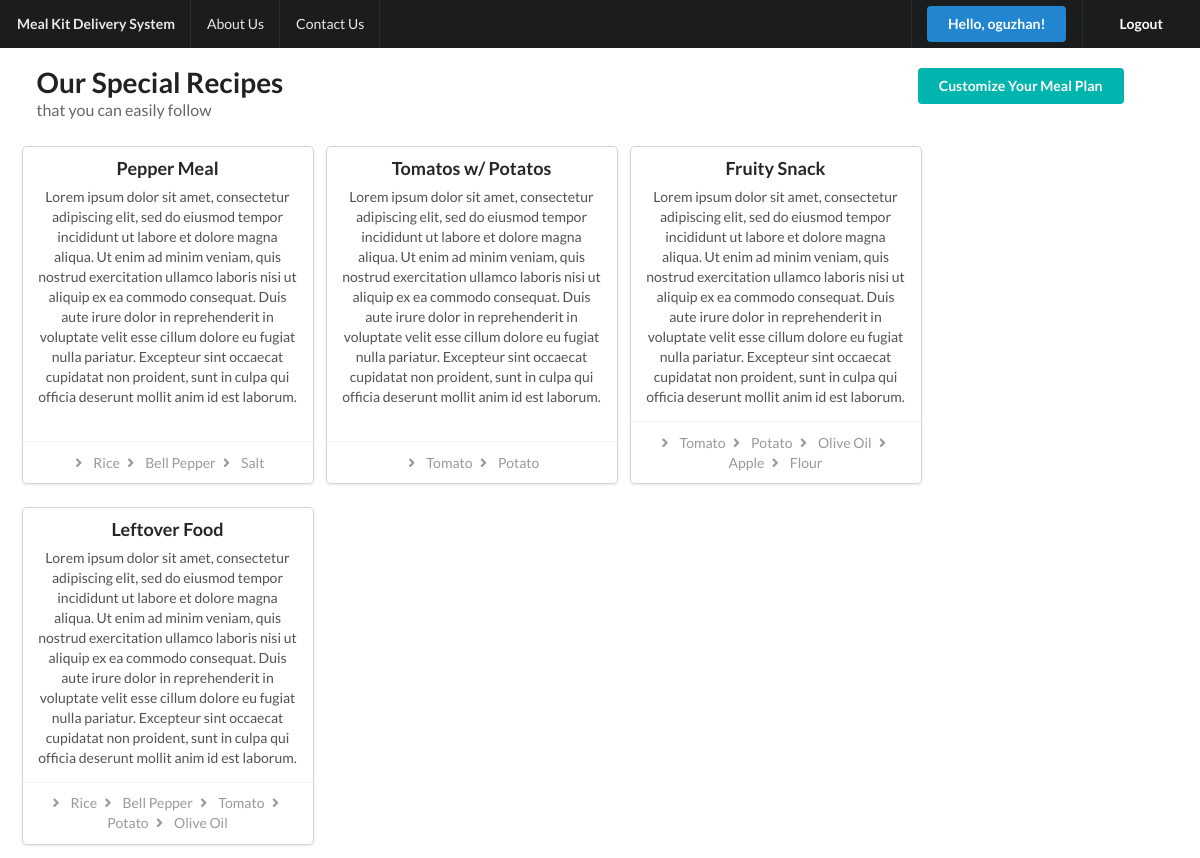
The app's page /recipe/ (signed in) with its own data.
### core/models.py (models this page shows, shortened)
class MyUser(AbstractUser):
    recipes = models.ManyToManyField('Recipe')

class Recipe(models.Model):
    name = models.CharField(max_length=200)
    ingredients = models.ManyToManyField(Ingredient)
    text = models.CharField(max_length=2000)

class Ingredient(models.Model):
    name = models.CharField(max_length=200)

### core/views.py (the view)
# urls.py: path('recipe/', RecipeListView.as_view(), name="recipeList"),
class RecipeListView(ListView):
    model = Recipe

### core/templates/core/recipe_list.html
{% extends "core/base.html" %}
{% block content %}
<div class="row">
    <div class="twelve wide column">
        <h1 class="ui header">Our Special Recipes
            <div class="sub header">that you can easily follow</div>
        </h1>
    </div>
    <div class="four wide column">
        <a href="/recipe/select/" class="ui teal right floated flat button" style="margin-right: 40px;">Customize Your Meal Plan</a>
    </div>
</div>
<div class="row">
    <div class="ui cards">
        {% for recipe in recipe_list %}
        <div class="ui card">
            <div class="content">
                <div class="header">{{recipe.name}}</div>
                <div class="description">
                    <p>{{recipe.text}}</p>
                </div>
            </div>
            <div class="extra content">
                {% for ingredient in recipe.ingredients.all %}
                <i class="angle right icon"></i>
                {{ingredient.name}}
                {% endfor %}
            </div>
        </div>
        {% endfor %}
    </div>
</div>
{% endblock %}

### core/templates/core/base.html (shortened to what this page needs)
{% load static %}
<!DOCTYPE html>
<html lang="tr">
<head>
  <link rel="stylesheet" href="{%static 'card.css'%}" />
  <link rel="stylesheet" href="https://cdnjs.cloudflare.com/ajax/libs/semantic-ui/2.2.13/semantic.min.css" />
</head>
<body>
  <div class="ui fixed inverted  menu">
    <div class="container">
      <a class="item" href="/"><b>Meal Kit Delivery System</b></a>
      <a class="item" href="/">About Us</a>
      <a class="item" href="/">Contact Us</a>
    </div>
    <div class="right menu">
      {% if user.is_authenticated %}
      <a href="{% url 'recipeList' %}" class="item" href="#">
        <div class="ui primary button">Hello, {{ user.username }}!</div>
      </a>
      <a class="item" href="{% url 'logout' %}">
        <div class="ui secondary button">Logout</div>
      </a>
      {% endif %}
    </div>
  </div>
  <div class="ui centered container grid" style="margin-top: 15px; margin-left: 1%; margin-right: 1%;">
    {% block content %}{% endblock %}
  </div>
</body>
</html>

### core/templates/core/base.html (style rules this page uses)
html, body { margin: 0px; padding: 0px; }
*, *:after, *:before { -webkit-box-sizing: border-box; -moz-box-sizing: border-box; box-sizing: border-box; }

### records on screen
MyUser: username "oguzhan"
Recipe: name "Pepper Meal", text "Lorem ipsum dolor sit amet, consectetur adipiscing elit, sed do eiusmod tempor incididunt ut labore et dolore magna aliqua. Ut enim ad minim veniam, quis nostrud exercitation ullamco laboris nisi ut aliquip ex ea commodo consequat. Duis aute irure dolor in reprehenderit in voluptate velit esse cillum dolore eu fugiat nulla pariatur. Excepteur sint occaecat cupidatat non proident, sunt in culpa qui officia deserunt mollit anim id est laborum."
Ingredient: name "Rice"
Ingredient: name "Bell Pepper"
Ingredient: name "Salt"
Recipe: name "Tomatos w/ Potatos", text "Lorem ipsum dolor sit amet, consectetur adipiscing elit, sed do eiusmod tempor incididunt ut labore et dolore magna aliqua. Ut enim ad minim veniam, quis nostrud exercitation ullamco laboris nisi ut aliquip ex ea commodo consequat. Duis aute irure dolor in reprehenderit in voluptate velit esse cillum dolore eu fugiat nulla pariatur. Excepteur sint occaecat cupidatat non proident, sunt in culpa qui officia deserunt mollit anim id est laborum."
Ingredient: name "Tomato"
Ingredient: name "Potato"
Recipe: name "Fruity Snack", text "Lorem ipsum dolor sit amet, consectetur adipiscing elit, sed do eiusmod tempor incididunt ut labore et dolore magna aliqua. Ut enim ad minim veniam, quis nostrud exercitation ullamco laboris nisi ut aliquip ex ea commodo consequat. Duis aute irure dolor in reprehenderit in voluptate velit esse cillum dolore eu fugiat nulla pariatur. Excepteur sint occaecat cupidatat non proident, sunt in culpa qui officia deserunt mollit anim id est laborum."
Ingredient: name "Olive Oil"
Ingredient: name "Apple"
Ingredient: name "Flour"
Recipe: name "Leftover Food", text "Lorem ipsum dolor sit amet, consectetur adipiscing elit, sed do eiusmod tempor incididunt ut labore et dolore magna aliqua. Ut enim ad minim veniam, quis nostrud exercitation ullamco laboris nisi ut aliquip ex ea commodo consequat. Duis aute irure dolor in reprehenderit in voluptate velit esse cillum dolore eu fugiat nulla pariatur. Excepteur sint occaecat cupidatat non proident, sunt in culpa qui officia deserunt mollit anim id est laborum."
